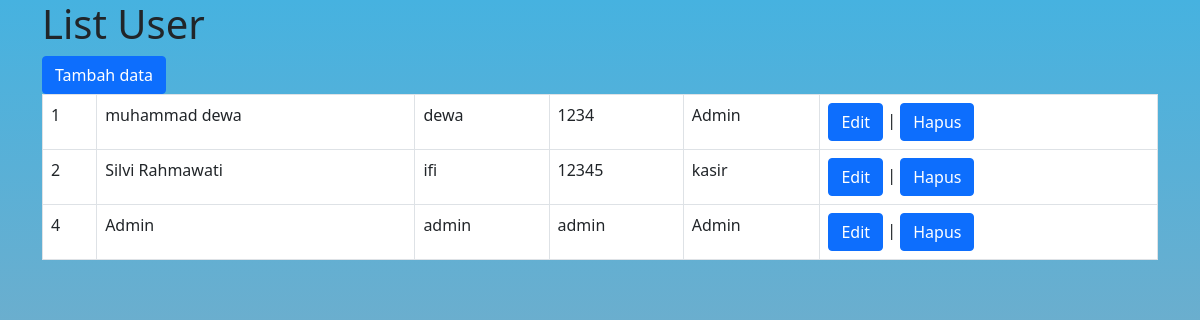
The page /user.php (signed in) on the database its author committed.
### tables this page shows
CREATE TABLE `user` (
  `id_user` int(11) NOT NULL,
  `nama` varchar(100) NOT NULL,
  `username` varchar(100) NOT NULL,
  `password` varchar(100) NOT NULL,
  `role_id` int(11) NOT NULL
);

CREATE TABLE `role` (
  `id_role` int(11) NOT NULL,
  `nama` varchar(100) NOT NULL
);

### user.php (the view, shortened to what this page needs)
<?php
include 'config.php';
$view = $dbconnect->query("SELECT u.*,r.nama as nama_role FROM user as u INNER JOIN role as r ON u.role_id= r.id_role");
?>
<!DOCTYPE html>
<html>
<body>
    <link href="https://cdn.jsdelivr.net/npm/bootstrap@5.0.2/dist/css/bootstrap.min.css" rel="stylesheet">
    </head>
    <body style="height: 100vh;
background: rgb(26,138,133);
background: linear-gradient(180deg, rgba(26,138,133,1) 0%, rgba(27,106,151,1) 0%, rgba(27,109,153,1) 0%, rgba(27,114,157,1) 0%, rgba(27,86,135,0.5746673669467788) 0%, rgba(27,95,142,1) 0%, rgba(35,175,214,1) 0%, rgba(41,207,194,1) 0%, rgba(27,101,147,1) 0%, rgba(28,195,222,1) 0%, rgba(42,115,223,0.6951155462184874) 0%, rgba(28,60,119,1) 0%, rgba(25,100,146,1) 0%, rgba(47,134,132,1) 0%, rgba(16,216,223,1) 0%, rgba(65,105,113,1) 0%, rgba(65,105,113,1) 0%, rgba(65,105,113,1) 0%, rgba(36,75,145,1) 0%, rgba(41,69,103,1) 0%, rgba(34,90,148,1) 0%, rgba(41,69,103,1) 0%, rgba(43,63,89,1) 0%, rgba(43,63,88,1) 0%, rgba(18,71,140,1) 0%, rgba(116,169,236,1) 0%, rgba(70,178,224,1) 0%, rgba(43,62,87,0.4458158263305322) 99%, rgba(65,105,113,1) 99%, rgba(115,168,234,1) 100%, rgba(41,68,102,1) 100%, rgba(26,162,160,1) 100%, rgba(37,102,119,1) 100%, rgba(38,94,113,1) 100%, rgba(30,159,165,1) 100%, rgba(92,168,172,0.9220063025210083) 100%, rgba(29,160,164,1) 100%, rgba(31,148,156,1) 100%, rgba(37,102,119,1) 100%, rgba(63,130,205,1) 100%, rgba(63,130,205,1) 100%, rgba(21,113,181,1) 100%, rgba(107,145,157,0.8547794117647058) 100%, rgba(8,237,246,1) 100%, rgba(49,129,152,1) 100%, rgba(27,106,139,0) 100%, rgba(39,192,185,0.6110819327731092) 100%);
">
        <body>
            <div class="container">
                <h1>List User</h1>
                <a href="user_add.php" class="btn btn-primary">Tambah data</a>
                <table class="table table-bordered bg-white">
                    <?php
                    while ($row = $view->fetch_array()) { ?>
                        <tr>
                            <td><?= $row['id_user'] ?></td>
                            <td><?= $row['nama'] ?></td>
                            <td><?= $row['username'] ?></td>
                            <td><?= $row['password'] ?></td>
                            <td><?= $row['nama_role'] ?></td>
                            <td>
                                <a href="user_edit.php?id=<?= $row['id_user'] ?>"class="btn btn-primary">Edit</a> |
                                <a href="user_hapus.php?id=<?= $row['id_user'] ?>"class="btn btn-primary" onclick="return confirm('apakah anda yakin?')">Hapus</a>
                            </td>
                        </tr>
                    <?php }
                    ?>
                </table>
            </div>
        </body>
</html>

### rows shown on the page
user: id_user "1", nama "muhammad dewa", username "dewa", password "1234", role.nama "Admin"
user: id_user "2", nama "Silvi Rahmawati", username "ifi", password "12345", role.nama "kasir"
user: id_user "4", nama "Admin", username "admin", password "admin", role.nama "Admin"
